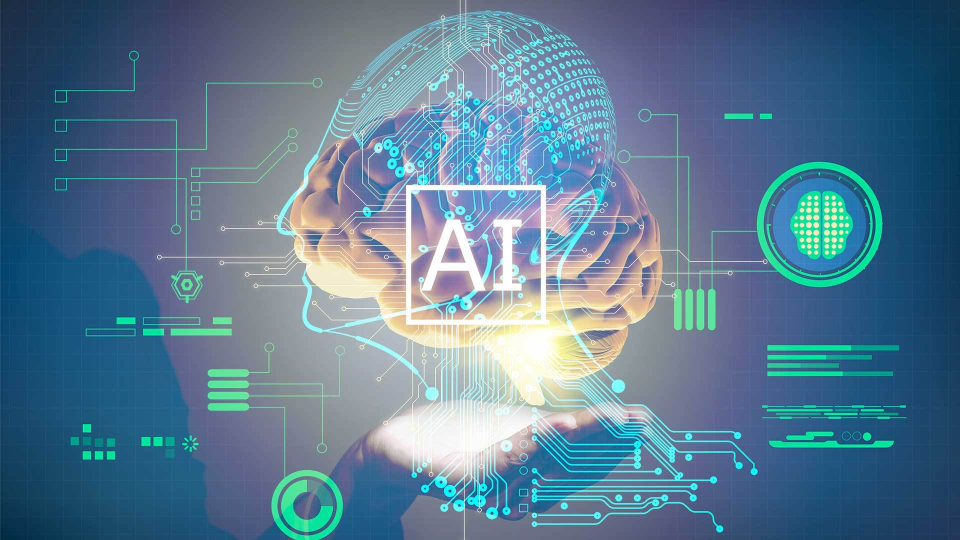
#> input picture 선형대수 3일차/실습/img/img1.jpg, 1920 x 1080 px (shown at 1/2 size)
$ python opencv5.py
#> lines starting #> are read from the running program, lines starting #| are printed output that depends on the picture
# 이미지 회전
import cv2
import numpy as np

img = cv2.imread('img/img1.jpg', cv2.IMREAD_COLOR)
#> img is the input picture: shape (1080, 1920, 3); mean B, G, R 145.7, 122.6, 90.4

# 이미지 사이즈 조정
img = cv2.resize(img, dsize=(800, 500), interpolation=cv2.INTER_AREA)
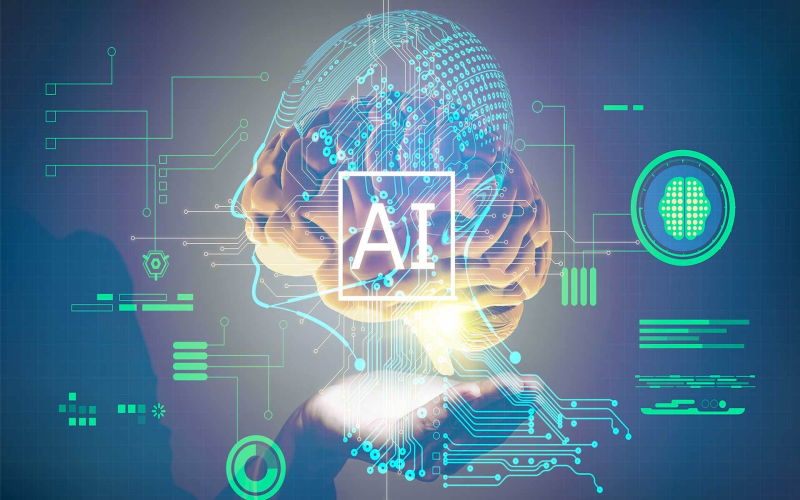
#> img: shape (500, 800, 3); mean B, G, R 145.7, 122.6, 90.4

height, width = img.shape[:2]
#> height = 500; width = 800

# 45도를 라디안으로 변환하여 코사인값과 사인값을 구합니다.
angle = 45
radian = angle * np.pi / 180
c = np.cos(radian)
s = np.sin(radian)

# 회전 변환 행렬을 구성합니다.
# OpenCV의 원점이 왼쪽 아래가 아니라, 왼쪽 위라서 [[c, -s, 0], [s, c, 0]]가 아니라 [[c, s, 0], [-s, c, 0] 입니다.
rotation_matrix = np.array([[c, s, 0], [-s, c, 0], [0, 0, 1]], dtype=float)

dst = np.zeros(img.shape, dtype=np.uint8)

for y in range(height - 1):
    for x in range(width - 1):
        # backward mapping
        # 결과 이미지의 픽셀 new_p로 이동하는 입력 이미지의 픽셀 old_p의 위치를 계산합니다.
        new_p = np.array([x, y, 1])
        inv_rotation_matrix = np.linalg.inv(rotation_matrix)
        old_p = np.dot(inv_rotation_matrix, new_p)

        # new_p 위치에 계산하여 얻은 old_p 픽셀의 값을 대입합니다.
        x_, y_ = old_p[:2]
        x_ = int(x_)
        y_ = int(y_)

        # 입력 이미지의 픽셀을 가져올 수 있는 경우에만 결과 이미지의 현재 위치 픽세로 사용합니다.
        if x_ > 0 and x_ <width and y_ > 0 and y_ <height:
            dst[y, x] = img[y_, x_]
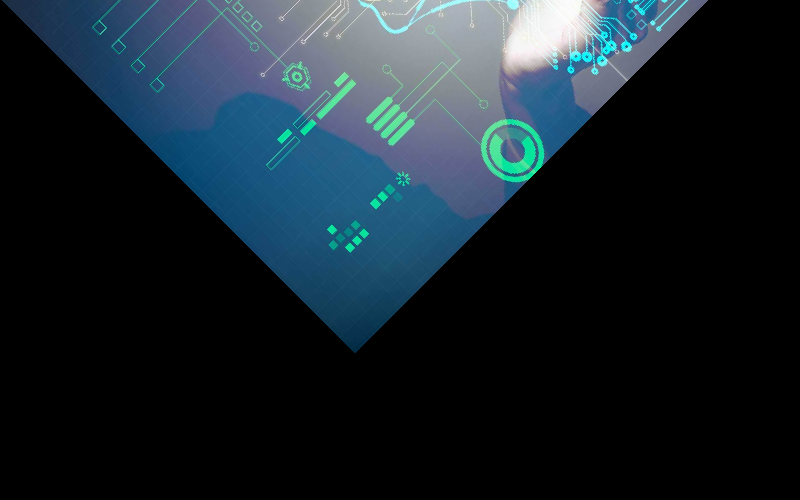
#> dst: shape (500, 800, 3); mean B, G, R 42.9, 35.2, 23.5

result = cv2.hconcat([img, dst])
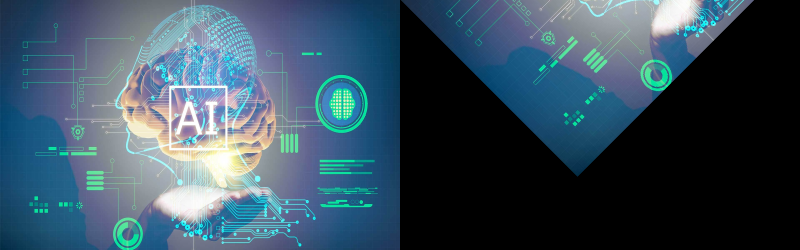
#> result: shape (500, 1600, 3) (shown at 1/2 size); mean B, G, R 94.3, 78.9, 57
cv2.imshow("result", result)
cv2.waitKey(0)
